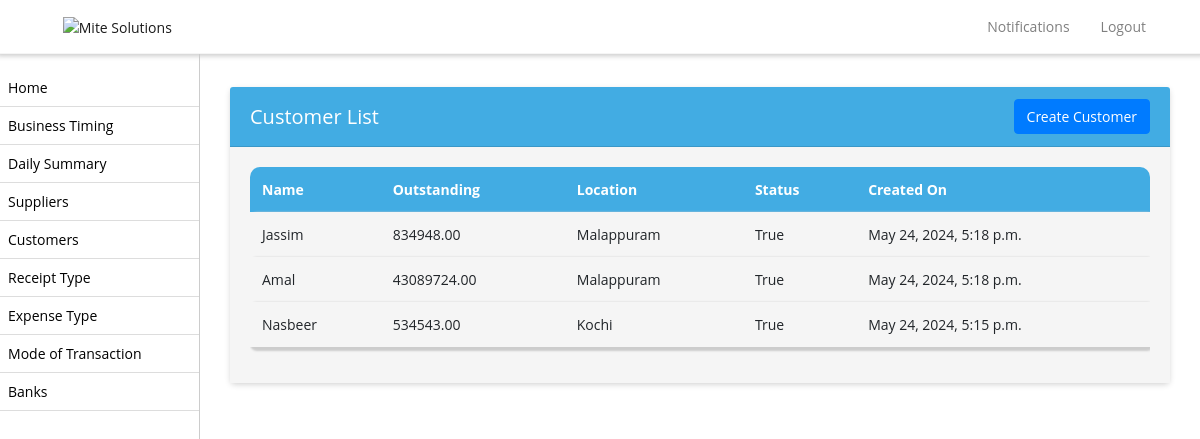
The app's page /customer-list/ (signed in), older data.
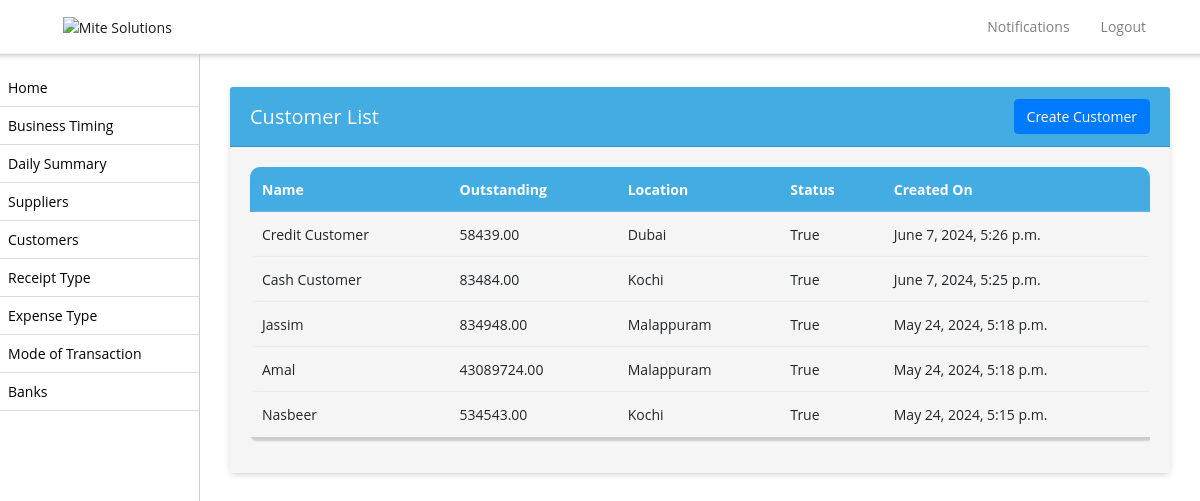
The same page, newer data.
### biztrackapp/models.py (models this page shows, shortened)
class Customer(models.Model):
    name = models.CharField(max_length=255)
    business_profile = models.CharField(max_length=255, null=True)
    outstanding = models.DecimalField(max_digits=10, decimal_places=2)
    location = models.CharField(max_length=255)
    status = models.BooleanField(default=True)  # BooleanField to represent True or False
    created_on = models.DateTimeField(auto_now_add=True, null=True)

### biztrackapp/views.py (the view)
# urls.py: path('customer-list/', customer_list, name='customer_list'),
def customer_list(request):
    try:
        shop_admin = ShopAdmin.objects.get(user=request.user)
        shop = shop_admin.shop
        business = BusinessProfile.objects.get(license_number=shop.license_number)
    except ShopAdmin.DoesNotExist:
        return redirect('login')
    except BusinessProfile.DoesNotExist:
        business = None
    customers = Customer.objects.filter(business_profile=business.id).order_by('-created_on')
    return render(request, 'customer-list.html', {'customers': customers})

### biztrackapp/templates/customer-list.html (shortened to what this page needs)
{% extends 'base.html' %}
{% block content %}
<div class="container mt-3">
    <div class="card">
        <div class="card-header d-flex justify-content-between align-items-center">
            <h5 class="mb-0">Customer List</h5>
            <a href="{% url 'create_customer' %}" class="btn btn-primary float-right">Create Customer</a>
        </div>
        <div class="card-body">
            <div class="table-responsive">
                <table  class="table table-bordered table-striped nowrap"  style="width: 100%;">
                <thead>
                    <tr>
                        <th>Name</th>
                        <th>Outstanding</th>
                        <th>Location</th>
                        <th>Status</th>
                        <th>Created On</th>
                    </tr>
                </thead>
                <tbody>
                    {% for customer in customers %}
                    <tr>
                        <td>{{ customer.name }}</td>
                        <td>{{ customer.outstanding }}</td>
                        <td>{{ customer.location }}</td>
                        <td>{{ customer.status }}</td>
                        <td>{{ customer.created_on }}</td>
                    </tr>
                    {% endfor %}
                </tbody>
            </table>
            </div>
        </div>
    </div>
</div>
{% endblock %}

Row changes from the older to the newer data that the page shows:
added Customer: name "Credit Customer", outstanding "58439.00", location "Dubai", status "True", created_on "June 7, 2024, 5:26 p.m."
added Customer: name "Cash Customer", outstanding "83484.00", location "Kochi", status "True", created_on "June 7, 2024, 5:25 p.m."
